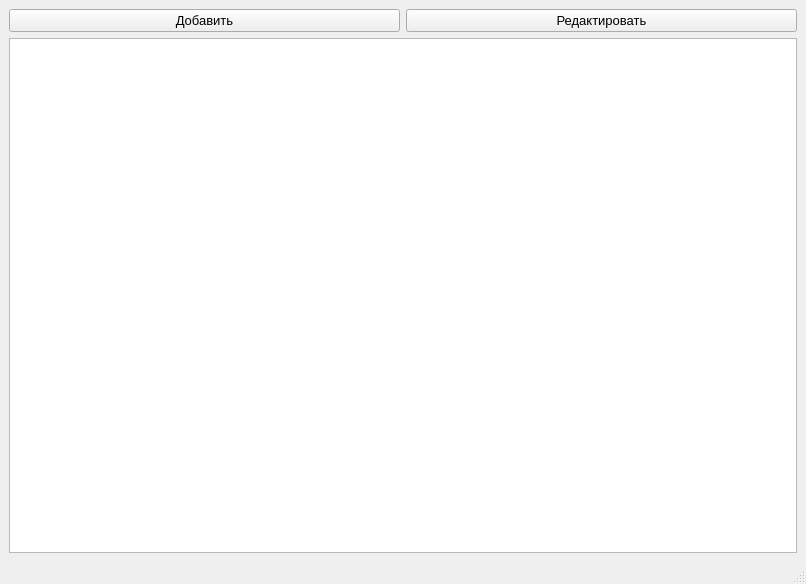
<?xml version="1.0" encoding="UTF-8"?>
<ui version="4.0">
 <class>MainWindow</class>
 <widget class="QMainWindow" name="MainWindow">
  <property name="windowModality">
   <enum>Qt::NonModal</enum>
  </property>
  <property name="geometry">
   <rect>
    <x>0</x>
    <y>0</y>
    <width>806</width>
    <height>584</height>
   </rect>
  </property>
  <property name="sizePolicy">
   <sizepolicy hsizetype="Fixed" vsizetype="Fixed">
    <horstretch>0</horstretch>
    <verstretch>0</verstretch>
   </sizepolicy>
  </property>
  <property name="font">
   <font>
    <pointsize>10</pointsize>
   </font>
  </property>
  <property name="cursor">
   <cursorShape>ArrowCursor</cursorShape>
  </property>
  <property name="mouseTracking">
   <bool>false</bool>
  </property>
  <property name="windowTitle">
   <string>Капучино</string>
  </property>
  <property name="autoFillBackground">
   <bool>false</bool>
  </property>
  <widget class="QWidget" name="centralwidget">
   <property name="sizePolicy">
    <sizepolicy hsizetype="Fixed" vsizetype="Fixed">
     <horstretch>135</horstretch>
     <verstretch>215</verstretch>
    </sizepolicy>
   </property>
   <layout class="QHBoxLayout" name="horizontalLayout">
    <item>
     <layout class="QGridLayout" name="gridLayout">
      <property name="sizeConstraint">
       <enum>QLayout::SetMinimumSize</enum>
      </property>
      <item row="1" column="0" colspan="2">
       <widget class="QTableWidget" name="table">
        <property name="enabled">
         <bool>true</bool>
        </property>
        <property name="sizePolicy">
         <sizepolicy hsizetype="Expanding" vsizetype="Expanding">
          <horstretch>0</horstretch>
          <verstretch>0</verstretch>
         </sizepolicy>
        </property>
        <property name="editTriggers">
         <set>QAbstractItemView::CurrentChanged|QAbstractItemView::DoubleClicked|QAbstractItemView::EditKeyPressed</set>
        </property>
        <property name="sortingEnabled">
         <bool>true</bool>
        </property>
       </widget>
      </item>
      <item row="0" column="0">
       <widget class="QPushButton" name="add_btn">
        <property name="text">
         <string>Добавить</string>
        </property>
        <attribute name="buttonGroup">
         <string notr="true">buttons</string>
        </attribute>
       </widget>
      </item>
      <item row="0" column="1">
       <widget class="QPushButton" name="edit_btn">
        <property name="text">
         <string>Редактировать</string>
        </property>
        <attribute name="buttonGroup">
         <string notr="true">buttons</string>
        </attribute>
       </widget>
      </item>
     </layout>
    </item>
   </layout>
  </widget>
  <widget class="QStatusBar" name="statusbar"/>
 </widget>
 <resources/>
 <connections/>
 <buttongroups>
  <buttongroup name="buttons"/>
 </buttongroups>
</ui>
